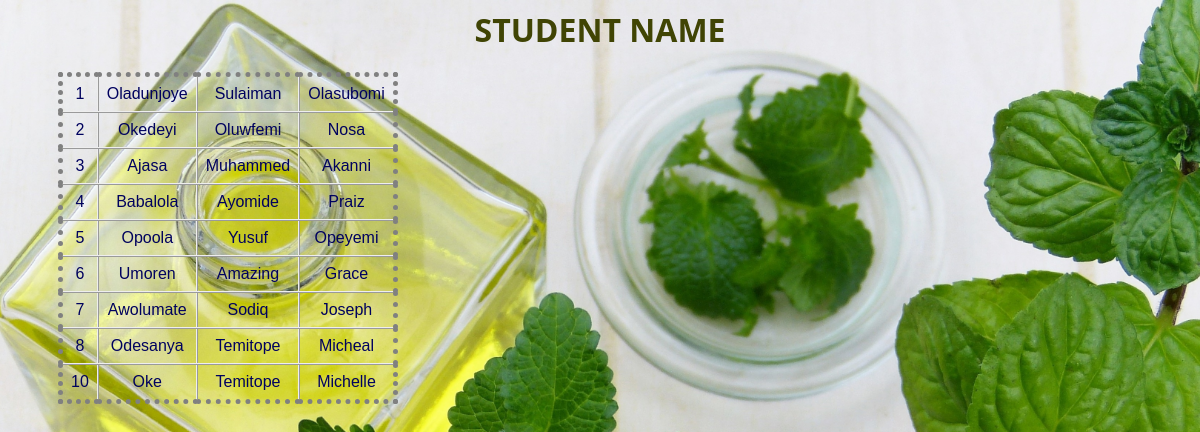
The page /library/user/ on the database as committed earlier.
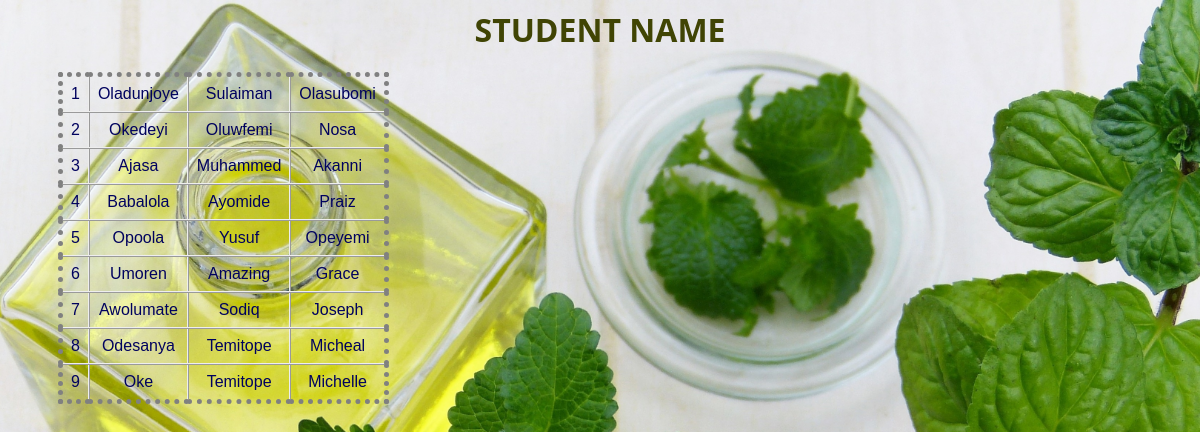
The same page on the database as committed later.
### library/models.py (models this page shows)
class studentName(models.Model):
    surname = models.CharField(max_length=255, default="")
    firstname = models.CharField(max_length=255, default="")
    lastname = models.CharField(max_length=255, default="")

### library/views.py (the view)
# urls.py: path('user/', views.user, name='user'),
def user(request):
  student = studentName.objects.all().values()
  template = loader.get_template('main.html')
  context = {
    'student': student,
  }
  return HttpResponse(template.render(context, request))

### templates/main.html (shortened to what this page needs)
<html>
<head>
<link rel="stylesheet" href="/static/css/style.css">
<body>
    <h1>Student Name</h1>
    <table>
    {% for x in student %}
    <tr>
    <td>{{ x.id }}</td>
    <td>{{ x.surname }}</td>
    <td>{{x.firstname}}</td>
    <td>{{ x.lastname }}</td>
    </tr>
    {% endfor %}
    </table>
</body>
</head>
</html>

Rows that differ between the two databases and show on the page:
removed studentName: id "10", surname "Oke", firstname "Temitope", lastname "Michelle"
added studentName: id "9", surname "Oke", firstname "Temitope", lastname "Michelle"
